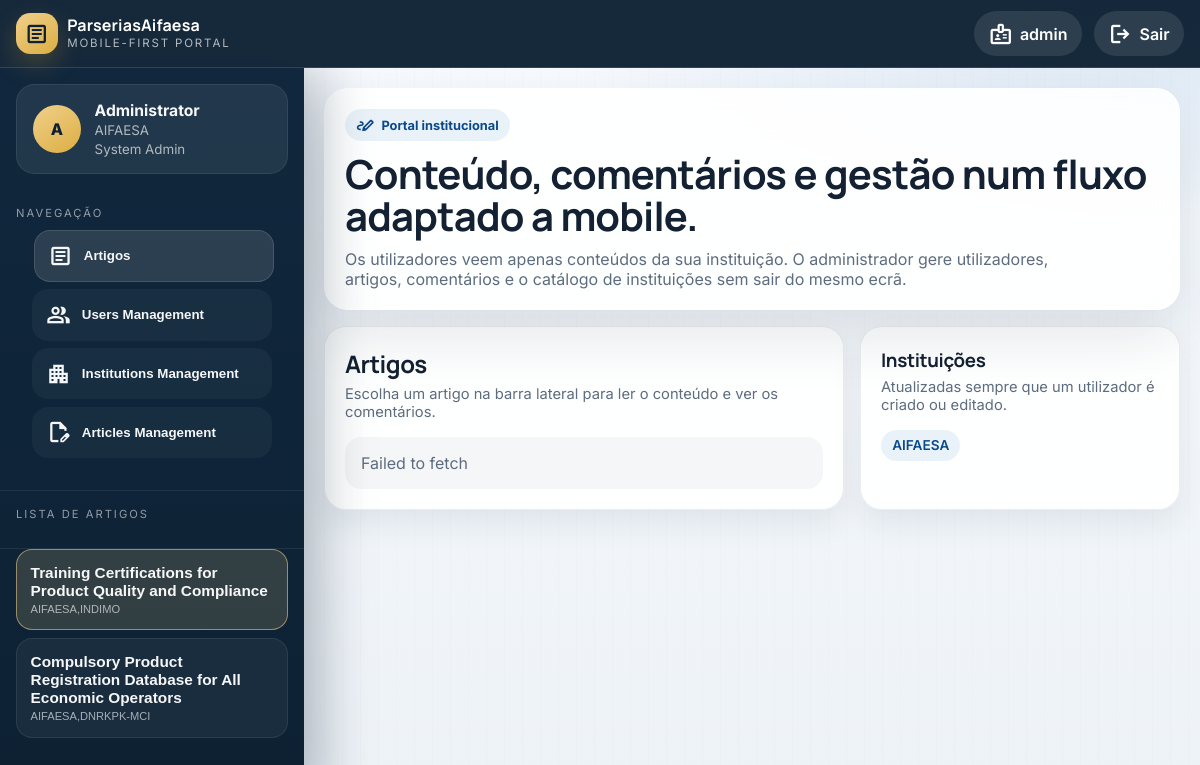
The app's page /app.php (signed in) with its own data.
### tables this page shows
CREATE TABLE users (
            id             INTEGER PRIMARY KEY AUTOINCREMENT,
            name           TEXT    NOT NULL,
            position       TEXT    DEFAULT '',
            institution_id INTEGER REFERENCES institutions(id) ON DELETE SET NULL,
            whatsapp       TEXT    DEFAULT '',
            email          TEXT    NOT NULL UNIQUE,
            photo          TEXT    DEFAULT '',
            password_hash  TEXT    NOT NULL,
            role           TEXT    NOT NULL DEFAULT 'user' CHECK(role IN ('admin','user')),
            last_login     DATETIME,
            created_at     DATETIME DEFAULT (datetime('now'))
        );

CREATE TABLE institutions (
            id         INTEGER PRIMARY KEY AUTOINCREMENT,
            name       TEXT    NOT NULL UNIQUE,
            created_at DATETIME DEFAULT (datetime('now'))
        );

CREATE TABLE articles (
            id             INTEGER PRIMARY KEY AUTOINCREMENT,
            title          TEXT    NOT NULL,
            content        TEXT    NOT NULL DEFAULT '',
            institution_id INTEGER REFERENCES institutions(id) ON DELETE SET NULL,
            created_by     INTEGER REFERENCES users(id) ON DELETE SET NULL,
            created_at     DATETIME DEFAULT (datetime('now')),
            updated_at     DATETIME DEFAULT (datetime('now'))
        );

### auth.php (called while the page is built, shortened)
<?php
function is_logged_in(): bool {
    return isset($_SESSION['user_id']);
}
function current_user(): ?array {
    static $user = null;
    if ($user === null) {
        $db   = get_db();
        $stmt = $db->prepare("
            SELECT u.*, i.name AS institution_name
            FROM users u
            LEFT JOIN institutions i ON i.id = u.institution_id
            WHERE u.id = :id
        ");
        $stmt->bindValue(':id', $_SESSION['user_id'], SQLITE3_INTEGER);
        $res  = $stmt->execute();
        $user = $res->fetchArray(SQLITE3_ASSOC) ?: null;
    }
    return $user;
}
function is_admin(): bool {
    $u = current_user();
    return $u && $u['role'] === 'admin';
}

### app.php (the view, shortened to what this page needs)
<?php
require_once __DIR__ . '/auth.php';
$db   = get_db();
$user = current_user();
$isAdmin = is_admin();
function h(string $value): string
{
    return htmlspecialchars($value, ENT_QUOTES, 'UTF-8');
}
function fetch_articles_for_shell(SQLite3 $db, array $user): array
{
    if ($user['role'] === 'admin') {
        $stmt = $db->query(
            "SELECT a.id, a.title, a.content, a.created_at, a.updated_at, a.institution_id,
                    COALESCE(NULLIF(GROUP_CONCAT(DISTINCT i.name), ''), legacy_i.name, 'Todos os públicos') AS institution_names,
                    u.name AS author_name
             FROM articles a
             LEFT JOIN article_institutions ai ON ai.article_id = a.id
             LEFT JOIN institutions i ON i.id = ai.institution_id
             LEFT JOIN institutions legacy_i ON legacy_i.id = a.institution_id
             LEFT JOIN users u ON u.id = a.created_by
             GROUP BY a.id
             ORDER BY a.created_at DESC"
        );
    }
    $rows = [];
    while ($row = $stmt->fetchArray(SQLITE3_ASSOC)) {
        $rows[] = $row;
    }
    return $rows;
}
$articles = fetch_articles_for_shell($db, $user);
$defaultArticleId = $articles[0]['id'] ?? null;
?>
<!DOCTYPE html>
<html lang="pt">
<head>
</head>
<body>
    <header class="topbar">
        <a class="brand" href="app.php">
            <span class="brand-badge"><span class="material-symbols-outlined">article</span></span>
            <span class="brand-name">
                <strong>ParseriasAifaesa</strong>
                <span>mobile-first portal</span>
            </span>
        </a>
        <div class="topbar-chip">
            <span class="material-symbols-outlined">badge</span>
            <?= h($user['role']) ?>
        </div>
        <a class="topbar-chip" href="api/logout.php">
            <span class="material-symbols-outlined">logout</span>
            Sair
        </a>
    </header>
    <div class="app-shell">
        <aside class="sidebar" id="sidebar">
            <div class="user-card">
                <div class="avatar">
                    <?php if (!empty($user['photo'])): ?>
                        <img src="uploads/<?= h($user['photo']) ?>" alt="<?= h($user['name']) ?>" />
                    <?php else: ?>
                        <span><?= strtoupper(substr($user['name'], 0, 1)) ?></span>
                    <?php endif; ?>
                </div>
                <div class="user-meta">
                    <strong><?= h($user['name']) ?></strong>
                    <small><?= h($user['institution_name'] ?? 'Sem instituição') ?></small>
                    <small><?= h($user['position'] ?: 'Utilizador') ?></small>
                </div>
            </div>
            <div class="sidebar-panel">
                <p class="nav-section-title">Navegação</p>
                <div class="nav-list">
                    <button class="nav-link active" type="button" data-view="articles-home">
                        <span class="material-symbols-outlined">article</span>
                        Artigos
                    </button>
                    <?php if ($isAdmin): ?>
                        <button class="nav-link" type="button" data-view="users-management">
                            <span class="material-symbols-outlined">group</span>
                            Users Management
                        </button>
                        <button class="nav-link" type="button" data-view="institutions-management">
                            <span class="material-symbols-outlined">apartment</span>
                            Institutions Management
                        </button>
                        <button class="nav-link" type="button" data-view="articles-management">
                            <span class="material-symbols-outlined">edit_document</span>
                            Articles Management
                        </button>
                    <?php endif; ?>
                </div>
            </div>
            <div class="sidebar-panel">
                <p class="nav-section-title">Lista de artigos</p>
            </div>
            <div class="article-list" id="articleList">
                <?php if ($articles): ?>
                    <?php foreach ($articles as $article): ?>
                        <button class="article-item<?= (int)$article['id'] === (int)$defaultArticleId ? ' active' : '' ?>" type="button" data-article-id="<?= (int)$article['id'] ?>">
                            <strong><?= h($article['title']) ?></strong>
                            <small><?= h($article['institution_names'] ?: 'Todos os públicos') ?></small>
                        </button>
                    <?php endforeach; ?>
                <?php else: ?>
                    <div class="empty" style="margin: 0 1rem 1rem;">Sem artigos disponíveis para a sua instituição.</div>
                <?php endif; ?>
            </div>
        </aside>
        <main class="main">
            <section class="surface hero-panel">
                <div class="hero-kicker">
                    <span class="material-symbols-outlined" style="font-size: 18px;">stylus_note</span>
                    Portal institucional
                </div>
                <h1>Conteúdo, comentários e gestão num fluxo adaptado a mobile.</h1>
                <p>Os utilizadores veem apenas conteúdos da sua instituição. O administrador gere utilizadores, artigos, comentários e o catálogo de instituições sem sair do mesmo ecrã.</p>
            </section>
            <div class="content-grid">
                <section class="panel" id="primaryPanel">
                    <div class="section-head">
                        <div>
                            <h2 id="panelTitle">Artigos</h2>
                            <p id="panelSubtitle">Escolha um artigo na barra lateral para ler o conteúdo e ver os comentários.</p>
                        </div>
                    </div>
                    <div id="panelBody"></div>
                </section>
                <aside class="panel">
                    <div class="section-head">
                        <div>
                            <h3>Instituições</h3>
                            <p>Atualizadas sempre que um utilizador é criado ou editado.</p>
                        </div>
                    </div>
                    <div class="chips" id="institutionChips">
                        <span class="chip"><?= h($user['institution_name'] ?? 'Sem instituição') ?></span>
                    </div>
                </aside>
            </div>
        </main>
    </div>
</body>
</html>

### records on screen
users: role "admin", name "A", name "Administrator", institution.name "AIFAESA", position "System Admin"
articles: title "Training Certifications for Product Quality and Compliance", institution_names "AIFAESA,INDIMO"
articles: title "Compulsory Product Registration Database for All Economic Operators", institution_names "AIFAESA,DNRKPK-MCI"
